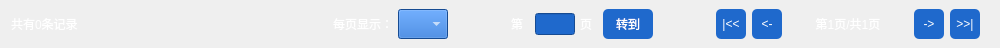
<?xml version="1.0" encoding="UTF-8"?>
<ui version="4.0">
 <class>PageNavigator</class>
 <widget class="QWidget" name="PageNavigator">
  <property name="geometry">
   <rect>
    <x>0</x>
    <y>0</y>
    <width>1000</width>
    <height>48</height>
   </rect>
  </property>
  <property name="minimumSize">
   <size>
    <width>600</width>
    <height>0</height>
   </size>
  </property>
  <property name="windowTitle">
   <string>Form</string>
  </property>
  <layout class="QHBoxLayout" name="horizontalLayout_4">
   <property name="spacing">
    <number>10</number>
   </property>
   <property name="topMargin">
    <number>0</number>
   </property>
   <property name="bottomMargin">
    <number>0</number>
   </property>
   <item>
    <widget class="QLabel" name="labelTotalRecord">
     <property name="styleSheet">
      <string notr="true">color: rgb(255, 255, 255);
    background:transparent;</string>
     </property>
     <property name="text">
      <string>共有0条记录</string>
     </property>
    </widget>
   </item>
   <item>
    <spacer name="horizontalSpacer">
     <property name="orientation">
      <enum>Qt::Horizontal</enum>
     </property>
     <property name="sizeHint" stdset="0">
      <size>
       <width>220</width>
       <height>20</height>
      </size>
     </property>
    </spacer>
   </item>
   <item>
    <widget class="QWidget" name="widgetPageCount" native="true">
     <property name="maximumSize">
      <size>
       <width>160</width>
       <height>16777215</height>
      </size>
     </property>
     <layout class="QHBoxLayout" name="horizontalLayout_2">
      <property name="spacing">
       <number>5</number>
      </property>
      <item>
       <widget class="QLabel" name="label_2">
        <property name="styleSheet">
         <string notr="true">color: rgb(255, 255, 255);
    background:transparent;</string>
        </property>
        <property name="text">
         <string>每页显示：</string>
        </property>
       </widget>
      </item>
      <item>
       <widget class="QComboBox" name="pagePerCount">
        <property name="minimumSize">
         <size>
          <width>50</width>
          <height>30</height>
         </size>
        </property>
        <property name="maximumSize">
         <size>
          <width>40</width>
          <height>16777215</height>
         </size>
        </property>
        <property name="styleSheet">
         <string notr="true">color: rgb(255, 255, 255);background-color:#1f69cc;</string>
        </property>
       </widget>
      </item>
     </layout>
    </widget>
   </item>
   <item>
    <spacer name="horizontalSpacer_2">
     <property name="orientation">
      <enum>Qt::Horizontal</enum>
     </property>
     <property name="sizeType">
      <enum>QSizePolicy::Maximum</enum>
     </property>
     <property name="sizeHint" stdset="0">
      <size>
       <width>35</width>
       <height>20</height>
      </size>
     </property>
    </spacer>
   </item>
   <item>
    <widget class="QWidget" name="widgetPageSet" native="true">
     <property name="maximumSize">
      <size>
       <width>160</width>
       <height>16777215</height>
      </size>
     </property>
     <layout class="QHBoxLayout" name="horizontalLayout">
      <property name="spacing">
       <number>5</number>
      </property>
      <item>
       <widget class="QLabel" name="label_3">
        <property name="styleSheet">
         <string notr="true">color: rgb(255, 255, 255);
    background:transparent;</string>
        </property>
        <property name="text">
         <string>第</string>
        </property>
       </widget>
      </item>
      <item>
       <widget class="QLineEdit" name="lineEditPage">
        <property name="minimumSize">
         <size>
          <width>40</width>
          <height>0</height>
         </size>
        </property>
        <property name="maximumSize">
         <size>
          <width>40</width>
          <height>16777215</height>
         </size>
        </property>
        <property name="styleSheet">
         <string notr="true">color: rgb(255, 255, 255);
background-color:#1f69cc;</string>
        </property>
       </widget>
      </item>
      <item>
       <widget class="QLabel" name="label_4">
        <property name="styleSheet">
         <string notr="true">color: rgb(255, 255, 255);
    background:transparent;</string>
        </property>
        <property name="text">
         <string>页</string>
        </property>
       </widget>
      </item>
      <item>
       <widget class="QToolButton" name="tBtnSwitch">
        <property name="minimumSize">
         <size>
          <width>50</width>
          <height>30</height>
         </size>
        </property>
        <property name="styleSheet">
         <string notr="true">color: rgb(255, 255, 255);
    border-radius: 5px;
    background-color:#1f69cc;</string>
        </property>
        <property name="text">
         <string>转到</string>
        </property>
       </widget>
      </item>
     </layout>
    </widget>
   </item>
   <item>
    <spacer name="horizontalSpacer_3">
     <property name="orientation">
      <enum>Qt::Horizontal</enum>
     </property>
     <property name="sizeType">
      <enum>QSizePolicy::Maximum</enum>
     </property>
     <property name="sizeHint" stdset="0">
      <size>
       <width>35</width>
       <height>20</height>
      </size>
     </property>
    </spacer>
   </item>
   <item>
    <widget class="QWidget" name="widgetPageScroll" native="true">
     <property name="maximumSize">
      <size>
       <width>320</width>
       <height>16777215</height>
      </size>
     </property>
     <layout class="QHBoxLayout" name="horizontalLayout_3">
      <item>
       <widget class="QToolButton" name="tBtnFirst">
        <property name="minimumSize">
         <size>
          <width>30</width>
          <height>30</height>
         </size>
        </property>
        <property name="styleSheet">
         <string notr="true">color: rgb(255, 255, 255);
    border-radius: 5px;
    background-color:#1f69cc;</string>
        </property>
        <property name="text">
         <string>|&lt;&lt;</string>
        </property>
       </widget>
      </item>
      <item>
       <widget class="QToolButton" name="tBtnPrevious">
        <property name="minimumSize">
         <size>
          <width>30</width>
          <height>30</height>
         </size>
        </property>
        <property name="styleSheet">
         <string notr="true">color: rgb(255, 255, 255);
    border-radius: 5px;
    background-color:#1f69cc;</string>
        </property>
        <property name="text">
         <string>&lt;-</string>
        </property>
       </widget>
      </item>
      <item>
       <widget class="QLabel" name="labelCurPage">
        <property name="minimumSize">
         <size>
          <width>120</width>
          <height>0</height>
         </size>
        </property>
        <property name="styleSheet">
         <string notr="true">color: rgb(255, 255, 255);
    background:transparent;</string>
        </property>
        <property name="text">
         <string>第1页/共1页</string>
        </property>
        <property name="alignment">
         <set>Qt::AlignCenter</set>
        </property>
       </widget>
      </item>
      <item>
       <widget class="QToolButton" name="tBtnNext">
        <property name="minimumSize">
         <size>
          <width>30</width>
          <height>30</height>
         </size>
        </property>
        <property name="styleSheet">
         <string notr="true">color: rgb(255, 255, 255);
    border-radius: 5px;
    background-color:#1f69cc;</string>
        </property>
        <property name="text">
         <string>-&gt;</string>
        </property>
       </widget>
      </item>
      <item>
       <widget class="QToolButton" name="tBtnLast">
        <property name="minimumSize">
         <size>
          <width>30</width>
          <height>30</height>
         </size>
        </property>
        <property name="styleSheet">
         <string notr="true">color: rgb(255, 255, 255);
    border-radius: 5px;
    background-color:#1f69cc;</string>
        </property>
        <property name="text">
         <string>&gt;&gt;|</string>
        </property>
       </widget>
      </item>
     </layout>
    </widget>
   </item>
  </layout>
 </widget>
 <resources/>
 <connections/>
</ui>
